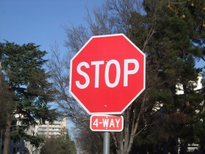
#> input picture python Pillow/Lecture Practices/redscreening/images/stop.png, 205 x 154 px, shrunk from 800 x 600 before the run
$ python redscreening.py
#> lines starting #> are read from the running program, lines starting #| are printed output that depends on the picture
### python Pillow/Lecture Practices/redscreening/simpleimage.py
#!/usr/bin/env python3

"""
Stanford CS106AP SimpleImage

Written by Nick Parlante, Sonja Johnson-Yu, and Nick Bowman.
 -7/2019  version, has file reading, pix, foreach, hidden get/setpix

SimpleImage Features:
Create image:
  image = SimpleImage.blank(400, 200)   # create new image of size
  image = SimpleImage('foo.jpg')        # create from file

Access size
  image.width, image.height

Get pixel at x,y
  pix = image.get_pixel(x, y)
  # pix is RGB tuple like (100, 200, 0)

Set pixel at x,y
  image.set_pixel(x, y, pix)   # set data by tuple also

Get Pixel object at x,y
  pixel = image.get_pixel(x, y)
  pixel.red = 0
  pixel.blue = 255

Show image on screen
  image.show()

The main() function below demonstrates the above functions as a test.
"""

import sys
# If the following line fails, "Pillow" needs to be installed
from PIL import Image


# [11 lines left out: function clamp, not called in this run]


class Pixel(object):
    """
    A pixel at an x,y in a SimpleImage.
    Supports set/get .red .green .blue
    and get .x .y
    """
    def __init__(self, image, x, y):
        self.image = image
        self._x = x
        self._y = y

    def __str__(self):
        return 'r:' + str(self.red) + ' g:' + str(self.green) + ' b:' + str(self.blue)

    # Pillow image stores each pixel color as a (red, green, blue) tuple.
    # So the functions below have to unpack/repack the tuple to change anything.

    @property
    def red(self):
        return self.image.px[self._x, self._y][0]

    # [4 lines left out: function red, not called in this run]

    @property
    def green(self):
        return self.image.px[self._x, self._y][1]

    # [4 lines left out: function green, not called in this run]

    @property
    def blue(self):
        return self.image.px[self._x, self._y][2]

    # [4 lines left out: function blue, not called in this run]

    @property
    def x(self):
        return self._x

    @property
    def y(self):
        return self._y


# color tuples for background color names 'red' 'white' etc.
BACK_COLORS = {
    'white': (255, 255, 255),
    'black': (0, 0, 0),
    'red': (255, 0, 0),
    'green': (0, 255, 0),
    'blue': (0, 0, 255),
}


class SimpleImage(object):
    def __init__(self, filename, width=0, height=0, back_color=None):
        """
        Create a new image. This case works: SimpleImage('foo.jpg')
        To create a blank image use SimpleImage.blank(500, 300)
        The other parameters here are for internal/experimental use.
        """
#> called with filename = 'images/stop.png', width = 0, height = 0
        # Create pil_image either from file, or making blank
        if filename:
            self.pil_image = Image.open(filename).convert("RGB")
            if self.pil_image.mode != 'RGB':
                raise Exception('Image file is not RGB')
            self._filename = filename  # hold onto
        else:
            if not back_color:
                back_color = 'white'
            color_tuple = BACK_COLORS[back_color]
            if width == 0 or height == 0:
                raise Exception('Creating blank image requires width/height but got {} {}'
                                .format(width, height))
            self.pil_image = Image.new('RGB', (width, height), color_tuple)
        self.px = self.pil_image.load()
        size = self.pil_image.size
#> size = (205, 154)
        self._width = size[0]
#> self._width = 205
        self._height = size[1]
#> self._height = 154
        self.curr_x = 0
        self.curr_y = 0

    def __iter__(self):
        return self

    # [26 lines left out: functions __next__, increment_curr_counters, blank, file, not called in this run]

    @property
    def width(self):
        """Width of image in pixels."""
        return self._width

    @property
    def height(self):
        """Height of image in pixels."""
        return self._height

    def get_pixel(self, x, y):
        """
        Returns a Pixel at the given x,y, suitable for getting/setting
        .red .green .blue values.
        """
        if x < 0 or x >= self._width or y < 0 or y >= self.height:
            e = Exception('get_pixel bad coordinate x %d y %d (vs. image width %d height %d)' %
                          (x, y, self._width, self.height))
            raise e
        return Pixel(self, x, y)

    def set_pixel(self, x, y, pixel):
        if x < 0 or x >= self._width or y < 0 or y >= self.height:
            e = Exception('set_pixel bad coordinate x %d y %d (vs. image width %d height %d)' %
                          (x, y, self._width, self.height))
            raise e
        self.px[x, y] = (pixel.red, pixel.green, pixel.blue)

    # [7 lines left out: function set_rgb, not called in this run]

    def _get_pix_(self, x, y):
        """Get pix RGB tuple (200, 100, 50) for the given x,y."""
        return self.px[x, y]

    def _set_pix_(self, x, y, pix):
        """Set the given pix RGB tuple into the image at the given x,y."""
        self.px[x, y] = pix

    def show(self):
        """Displays the image using an external utility."""
        self.pil_image.show()

    # [39 lines left out: functions make_as_big_as, main, not called in this run]


# [2 lines that do not run on import are left out]

### python Pillow/Lecture Practices/redscreening/redscreening.py
"""
File: redscreening.py
--------------------
This program shows an example of "greenscreening" (actually
"redscreening" in this case).  This is where we replace the
pixels of a certain color intensity in a particular channel
(here, we use red) with the pixels from another image.
"""


from simpleimage import SimpleImage


INTENSITY_THRESHOLD = 1.55

def main():
    main_image = SimpleImage("images/stop.png")
    main_image.show()
# This section takes a .png image and assigns it to main_image, this is then shown to the user.


    final_image = redscreen("images/stop.png", "images/leaves.png")
    final_image.show()
# This section takes the "redscreened" image and assigns it to final_image, this is then shown to the user.


def redscreen(filename1, filename2):
    image = SimpleImage(filename1)
    back_image = SimpleImage(filename2)
#> call 3 of __init__, with filename = 'images/leaves.png', width = 0, height = 0
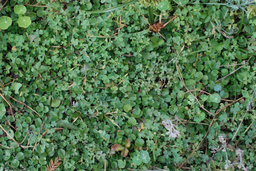
#> input picture python Pillow/Lecture Practices/redscreening/images/leaves.png, 256 x 171 px, shrunk from 1000 x 668 before the run
# This section assigns the image that is getting "redscreened" under image and the image that is replacing the
# red pixels of that image is assigned to back_image.


    for y in range(image.height):
        for x in range(image.width):
            pixel = image.get_pixel(x, y)
# This section, for 1 loop assigns the respective pixel to the variable pixel. The loop goes through each x-coordinate
# (the max is the width of the image) for a given y-coordinate.


            avg_intensity = (pixel.red + pixel.green + pixel.blue) // 3
            if (pixel.red) >= (avg_intensity * INTENSITY_THRESHOLD):
                pixel = image.set_pixel(x, y, back_image.get_pixel(x, y))
# This section checks whether the pixel has a substantial intensity of red by comparing it to the average intensity. If
# True, the pixel of the image gets replaced by a pixel from the back_image with the same coordinates.


    return image
# The for-loop continues for all pixels in image and then returns the "redscreened" image.


if __name__ == '__main__':
    main()
#> in show (call 2), `self.pil_image.show()`:
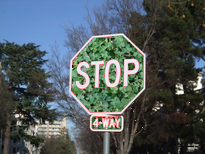
#> shown: PIL image 205x154 RGB; mean R, G, B 79.9, 89.8, 93.1
